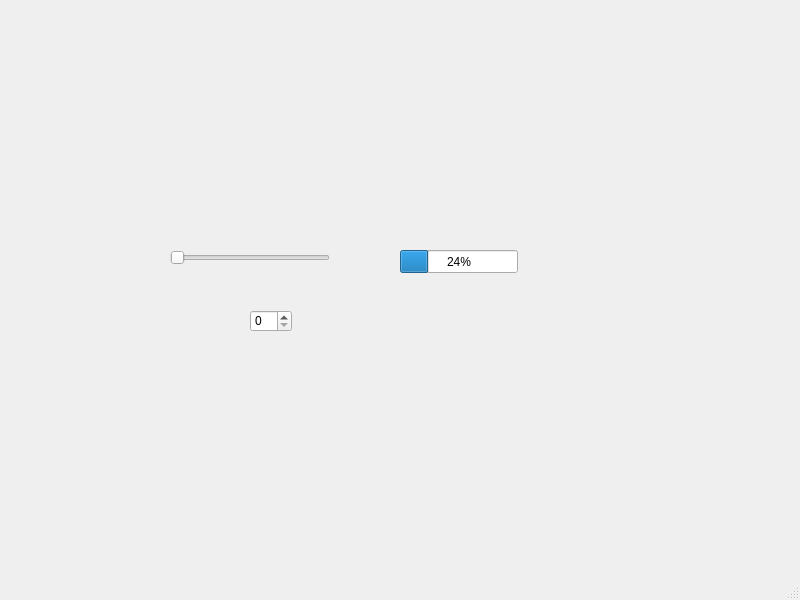
<?xml version="1.0" encoding="UTF-8"?>
<ui version="4.0">
 <class>MainWindow</class>
 <widget class="QMainWindow" name="MainWindow">
  <property name="geometry">
   <rect>
    <x>0</x>
    <y>0</y>
    <width>800</width>
    <height>600</height>
   </rect>
  </property>
  <property name="windowTitle">
   <string>MainWindow</string>
  </property>
  <widget class="QWidget" name="centralwidget">
   <widget class="QLabel" name="label">
    <property name="geometry">
     <rect>
      <x>370</x>
      <y>310</y>
      <width>47</width>
      <height>13</height>
     </rect>
    </property>
    <property name="text">
     <string/>
    </property>
   </widget>
   <widget class="QSpinBox" name="spinBox">
    <property name="geometry">
     <rect>
      <x>250</x>
      <y>310</y>
      <width>42</width>
      <height>22</height>
     </rect>
    </property>
    <property name="maximum">
     <number>100</number>
    </property>
   </widget>
   <widget class="QSlider" name="horizontalSlider">
    <property name="geometry">
     <rect>
      <x>170</x>
      <y>250</y>
      <width>160</width>
      <height>16</height>
     </rect>
    </property>
    <property name="maximum">
     <number>100</number>
    </property>
    <property name="orientation">
     <enum>Qt::Horizontal</enum>
    </property>
   </widget>
   <widget class="QProgressBar" name="progressBar">
    <property name="geometry">
     <rect>
      <x>400</x>
      <y>250</y>
      <width>118</width>
      <height>23</height>
     </rect>
    </property>
    <property name="value">
     <number>24</number>
    </property>
   </widget>
  </widget>
  <widget class="QMenuBar" name="menubar">
   <property name="geometry">
    <rect>
     <x>0</x>
     <y>0</y>
     <width>800</width>
     <height>20</height>
    </rect>
   </property>
  </widget>
  <widget class="QStatusBar" name="statusbar"/>
 </widget>
 <resources/>
 <connections/>
</ui>
